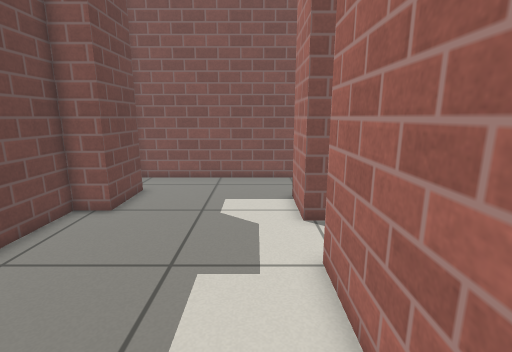
View 1 (above)

14 first-person views from a walk through a robot-simulator world made for Gazebo. The camera is 0.86 m above the floor, tilts 12° down and sees 85° across. Floor lines are 1 m apart. The floor is counted in squares, 0.25 m on a side. Each view is taken from the middle of a square. On the plan, view 1 faces up. The plan holds only what a view shows up to about 20 squares ahead; the rest is blank. Gazebo's built-in surfaces are drawn with simple patterns.

View 2
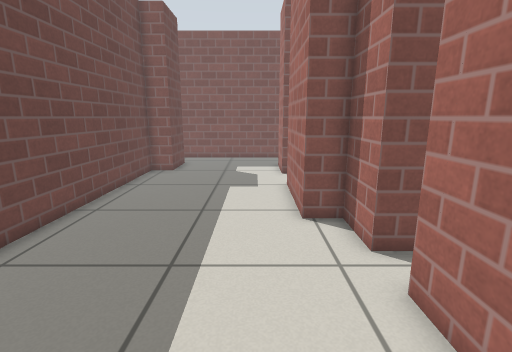

View 3
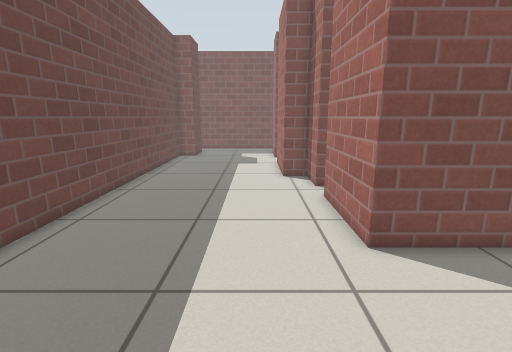

View 4
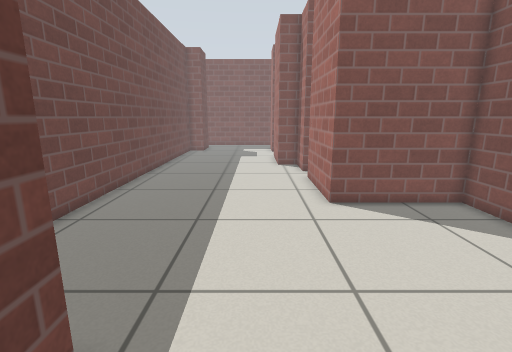

View 5
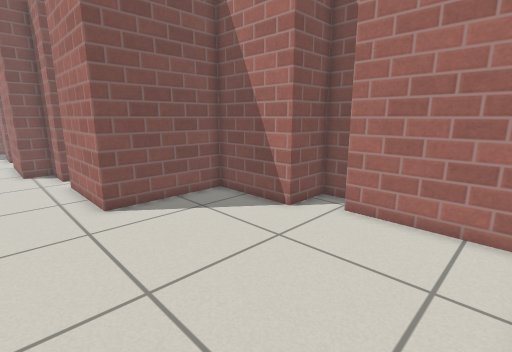

View 6
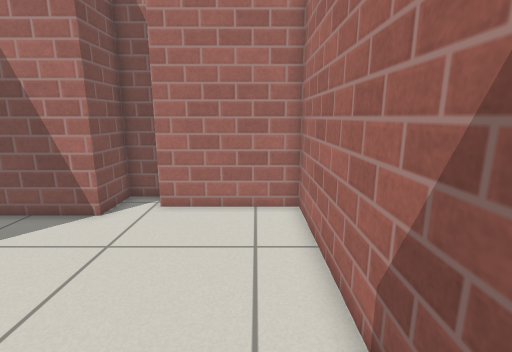

View 7
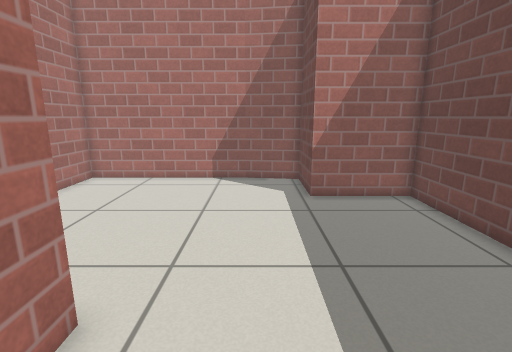

View 8
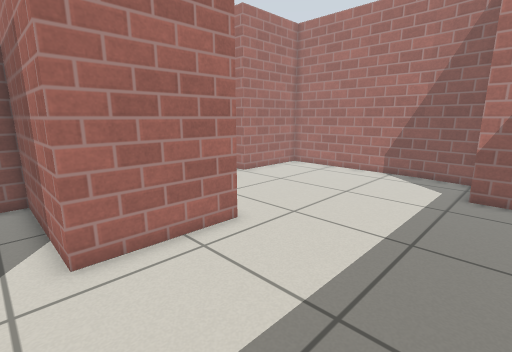

View 9
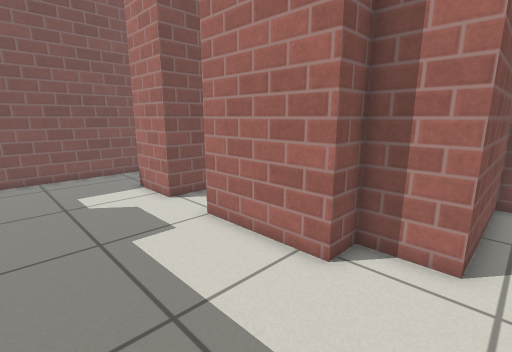

View 10
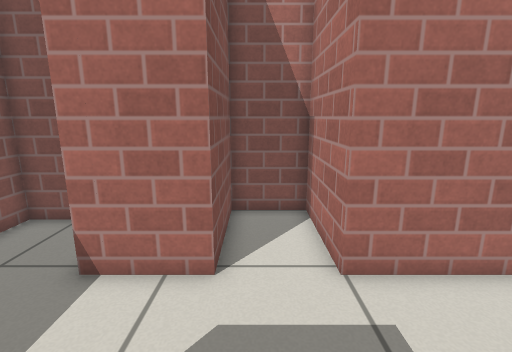

View 11
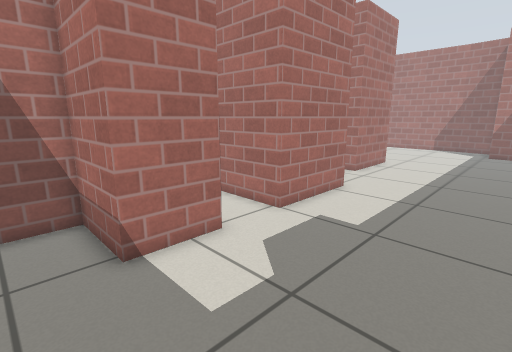

View 12
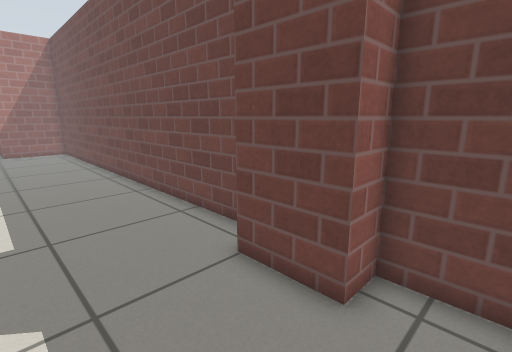

View 13
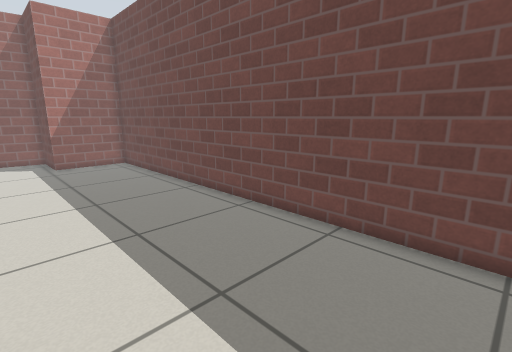

View 14
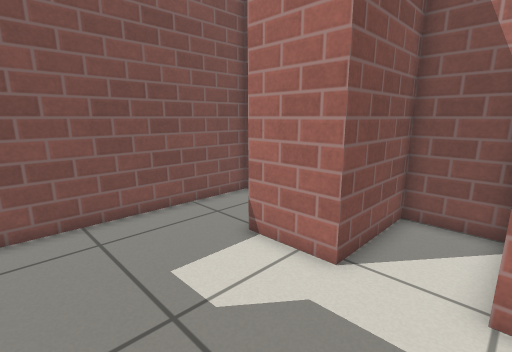

### Floor plan
Points are (right, up) in squares from view 1. A wall is a line through its corners. A room is listed if a view was taken in it or the views show most of it. See-through windows are left out.
Room 1 (views 1, 2, 3, 4, 5, 6, 7, 8, 9, 10, 11, 12, 13, 14)
walls: (10.8, -13.9) (10.8, -12.5) (8.4, -12.5) (8.4, -8.1) (3, -8.1) (3, -3.1) (9.4, -3.1) (9.4, -1.3) (3, -1.3) (3, 1.1) (1.6, 1.1) (1.6, 6.1) (6, 6.1) (6, 8.9) (1.6, 8.9) (1.6, 11.9) (5, 11.9) (5, 15.7) (-6.6, 15.7); (0.5, -19.7) (9.4, -19.7) (9.4, -14.3) (10.1, -14.3); (-6.8, 15.2) (-6.8, 12.9) (-5.4, 12.9) (-5.4, 9.9) (-6.8, 9.9) (-6.8, -15.9) (-2.4, -15.9) (-2.4, -19.3) (0.6, -19.7)

Where each view was taken, in squares from view 1:
view 1: 0 up, 0 right, facing up
view 2: 8 down, 0 right, facing up
view 3: 15 down, 0 right, facing up
view 4: 19 down, 0 right, facing up
view 5: 19 down, 0 right, facing up-right
view 6: 18 down, 1 left, facing right
view 7: 4 down, 0 right, facing down
view 8: 2 down, 4 left, facing down-right
view 9: 2 down, 4 left, facing up-right
view 10: 8 up, 4 left, facing right
view 11: 14 up, 5 left, facing down-right
view 12: 15 up, 1 left, facing down-left
view 13: 6 up, 1 right, facing down-left
view 14: 6 up, 4 left, facing up-right
